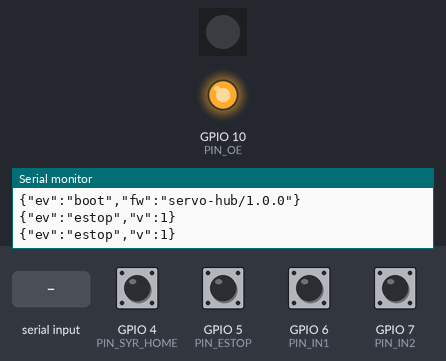
A program run on a simulated ESP32-S3. Shown: 1 RGB LEDs in strip order, left to right, output pins drawn as LEDs (lit = HIGH), the last lines printed to the serial monitor. Wiring (inferred from the names in the program): PCA9685 PWM driver at I2C address 0x40. Inputs (shaded band) come from the test bench; at power-on: GPIO 4 (PIN_SYR_HOME), GPIO 5 (PIN_ESTOP), GPIO 6 (PIN_IN1), GPIO 7 (PIN_IN2) HIGH. EEPROM starts erased; nothing arrives over Bluetooth unless stated; a phone connects over Bluetooth LE 3 s after start.

Above: at 1.2 s.
1.3 s: GPIO 5 (PIN_ESTOP) pulled LOW for 0.15 s
At 1.38 s:
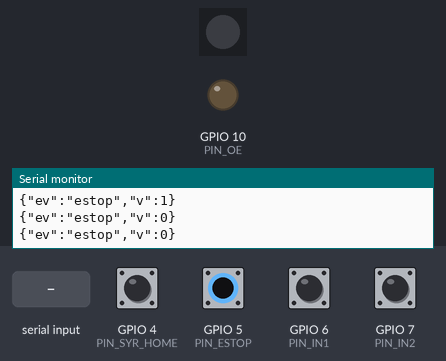
2.9 s: GPIO 4 (PIN_SYR_HOME) pulled LOW for 0.15 s
4.5 s: GPIO 6 (PIN_IN1) pulled LOW for 0.15 s
6.1 s: "HUB1\n" received over Serial
Timing chart, 0 to 9.1 s (numbered marks = the images above; inputs shaded):
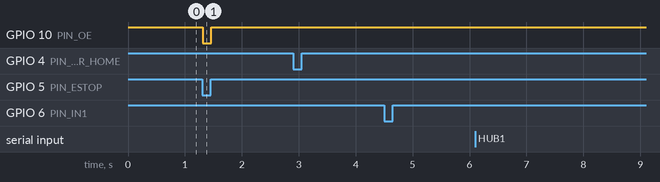

The program:

main.cpp
```cpp
// LabRat servo hub: ESP32 + PCA9685. One JSON-lines protocol (docs/protocol.md section 4) over
//   - Serial      : the DevKit's USB-UART port (laptop bridge, or an Android phone over USB-OTG), 115200
//   - USBSerial   : the ESP32-S3's native USB port (same protocol; S3 only)
//   - BLE NUS     : "labrat-hub", for the phone page (Web Bluetooth)
// The logic lives in lib/hub_core (unit-tested natively); this file only wires the hardware to it.
#include <Arduino.h>

#include "ble_nus.h"
#include "board.h"
#include "hal_esp32.h"
#include "hub.h"

using namespace hub;

#if defined(HUB_BOARD_ESP32S3) && ARDUINO_USB_MODE && !ARDUINO_USB_CDC_ON_BOOT
#define HUB_HAS_NATIVE_USB 1
#endif

static Esp32Hal hal;
static BleNus ble;

class Sink : public LineSink {
 public:
  void sendLine(int t, const char* line, size_t len) override {
    if (t == T_ALL || t == T_UART) {
      Serial.write((const uint8_t*)line, len);
      Serial.write('\n');
    }
#ifdef HUB_HAS_NATIVE_USB
    if ((t == T_ALL || t == T_USB) && USBSerial) {
      USBSerial.write((const uint8_t*)line, len);
      USBSerial.write('\n');
    }
#endif
    if (t == T_ALL || t == T_BLE) ble.sendLine(line, len);
  }
};

static Sink sink;
static Hub hubCore(hal, sink, BOARD);

static void pump(Stream& s, int t) {
  char buf[64];
  int n;
  while ((n = s.available()) > 0) {
    if (n > (int)sizeof(buf)) n = sizeof(buf);
    n = s.readBytes(buf, n);
    if (n <= 0) break;
    hubCore.feed(t, buf, (size_t)n);
  }
}

void setup() {
  Serial.setTxBufferSize(1024);
  Serial.setRxBufferSize(1024);
  Serial.begin(115200);
  Serial.setTimeout(0);
#ifdef HUB_HAS_NATIVE_USB
  USBSerial.setTxTimeoutMs(0);  // never block the loop on an unread native-USB port
  USBSerial.begin();
#endif
  hal.begin();
  ble.begin("labrat-hub");
  hubCore.begin();
}

void loop() {
  pump(Serial, T_UART);
#ifdef HUB_HAS_NATIVE_USB
  pump(USBSerial, T_USB);
#endif
  char buf[64];
  size_t n;
  while ((n = ble.read(buf, sizeof(buf))) > 0) hubCore.feed(T_BLE, buf, n);
  if (ble.takeDisconnect()) hubCore.resetTransport(T_BLE);
  hal.poll();
  hubCore.loop();
  ble.poll();
  delay(1);  // ~1 kHz loop; lets the idle task feed the task watchdog
}
```

board.h
```cpp
// Pin map per board. hardware/electronics/pin_map.csv is the wiring-side copy of this table; keep them equal
// (hardware/electronics/gen_wiring.py checks it).
//
// Every input is a switch to GND on a GPIO with the internal pull-up: no resistors. ADC pins read 0..~3.1 V.
#pragma once

#include "hal.h"

#if defined(HUB_BOARD_ESP32S3)
// ESP32-S3-DevKitC-1 (N8 / N8R8 / N16R8). Avoid 0/3/45/46 (strapping), 19/20 (native USB), 26..37 (flash/PSRAM),
// 43/44 (UART0 to the USB-UART chip), 38/48 (RGB LED, depending on board revision).
#define HUB_BOARD_NAME "esp32-s3-devkitc-1"
#define PIN_SDA 8
#define PIN_SCL 9
#define PIN_OE 10        // PCA9685 /OE (high = every output off); -1 if not wired
#define PIN_SYR_HOME 4   // plunger bottom-stop microswitch (NO contact to GND)
#define PIN_ESTOP 5      // mushroom button, NC contact to GND (open = stop)
#define PIN_IN1 6        // spare switch input
#define PIN_IN2 7        // spare switch input
#define PIN_A0 1         // ADC1_CH0, spare analog
#define PIN_A1 2         // ADC1_CH1, spare analog
#elif defined(HUB_BOARD_ESP32)
// Classic ESP32 DevKitC (WROOM-32). Avoid 0/2/5/12/15 (strapping), 6..11 (flash), 34..39 for switches (input-only,
// no internal pull-up), ADC2 pins for analog (unusable with the radio on).
#define HUB_BOARD_NAME "esp32-devkitc"
#define PIN_SDA 21
#define PIN_SCL 22
#define PIN_OE 23
#define PIN_SYR_HOME 26
#define PIN_ESTOP 27
#define PIN_IN1 25
#define PIN_IN2 33
#define PIN_A0 34        // ADC1_CH6 (input-only pin: fine for analog)
#define PIN_A1 35        // ADC1_CH7
#else
#error "define HUB_BOARD_ESP32S3 or HUB_BOARD_ESP32"
#endif

#define PCA_ADDR 0x40    // breakout default (A0..A5 open)
#ifndef PCA_OSC_HZ_TRIM
#define PCA_OSC_HZ_TRIM 25000000.0f  // measure a 1500 us pulse with a scope / logic analyser and trim if needed
#endif

namespace hub {
// Index order here is the index the HAL reads (inputClosed(i) <-> HUB_INPUT_PINS[i]).
static const InputDef BOARD_INPUTS[] = {
    {"syr_home", false, 20},
    {"estop", true, 10},
    {"in1", false, 20},
    {"in2", false, 20},
};
static const int HUB_INPUT_PINS[] = {PIN_SYR_HOME, PIN_ESTOP, PIN_IN1, PIN_IN2};
static const AdcDef BOARD_ADCS[] = {{"a0"}, {"a1"}};
static const int HUB_ADC_PINS[] = {PIN_A0, PIN_A1};
static const BoardDef BOARD = {HUB_BOARD_NAME, BOARD_INPUTS, 4, BOARD_ADCS, 2};
}  // namespace hub
```

ble_nus.cpp
```cpp
#include "ble_nus.h"

#include <BLE2902.h>
#include <BLEDevice.h>
#include <BLEServer.h>
#include <BLEUtils.h>

namespace hub {

namespace {
const char* NUS_SERVICE = "6e400001-b5a3-f393-e0a9-e50e24dcca9e";
const char* NUS_RX = "6e400002-b5a3-f393-e0a9-e50e24dcca9e";  // host writes
const char* NUS_TX = "6e400003-b5a3-f393-e0a9-e50e24dcca9e";  // we notify

BleNus* self = nullptr;
BLEServer* server = nullptr;
BLECharacteristic* txChr = nullptr;
portMUX_TYPE rxMux = portMUX_INITIALIZER_UNLOCKED;

class ServerCb : public BLEServerCallbacks {
  void onConnect(BLEServer* s, esp_ble_gatts_cb_param_t* param) override { self->onConnect(param->connect.conn_id); }
  void onDisconnect(BLEServer* s) override { self->onDisconnect(); }
};

class RxCb : public BLECharacteristicCallbacks {
  void onWrite(BLECharacteristic* c) override {
    auto v = c->getValue();  // std::string on core 2.x, String on 3.x: both have c_str()/length()
    self->onRx((const uint8_t*)v.c_str(), v.length());
  }
};
}  // namespace

void BleNus::begin(const char* name) {
  self = this;
  BLEDevice::init(name);
  BLEDevice::setMTU(247);  // the central picks; Android Chrome usually negotiates the max
  server = BLEDevice::createServer();
  server->setCallbacks(new ServerCb());
  BLEService* svc = server->createService(NUS_SERVICE);
  txChr = svc->createCharacteristic(NUS_TX, BLECharacteristic::PROPERTY_NOTIFY);
  txChr->addDescriptor(new BLE2902());
  BLECharacteristic* rx =
      svc->createCharacteristic(NUS_RX, BLECharacteristic::PROPERTY_WRITE | BLECharacteristic::PROPERTY_WRITE_NR);
  rx->setCallbacks(new RxCb());
  svc->start();
  BLEAdvertising* adv = BLEDevice::getAdvertising();
  adv->addServiceUUID(NUS_SERVICE);
  adv->setScanResponse(true);  // the name goes in the scan response (the 128-bit UUID fills the advert)
  BLEDevice::startAdvertising();
}

void BleNus::onRx(const uint8_t* data, size_t n) {
  portENTER_CRITICAL(&rxMux);
  for (size_t i = 0; i < n; i++) {
    size_t next = (rx_head_ + 1) % RX_CAP;
    if (next == rx_tail_) break;  // full: drop (the line assembler resyncs on the next '\n')
    rx_[rx_head_] = data[i];
    rx_head_ = next;
  }
  portEXIT_CRITICAL(&rxMux);
}

size_t BleNus::read(char* out, size_t cap) {
  size_t n = 0;
  portENTER_CRITICAL(&rxMux);
  while (n < cap && rx_tail_ != rx_head_) {
    out[n++] = (char)rx_[rx_tail_];
    rx_tail_ = (rx_tail_ + 1) % RX_CAP;
  }
  portEXIT_CRITICAL(&rxMux);
  return n;
}

void BleNus::onConnect(uint16_t connId) {
  conn_id_ = connId;
  connected_ = true;
}

void BleNus::onDisconnect() {
  connected_ = false;
  dropped_ = true;
  need_adv_ = true;
}

bool BleNus::takeDisconnect() {
  if (!dropped_) return false;
  dropped_ = false;
  return true;
}

void BleNus::sendLine(const char* line, size_t len) {
  if (!connected_) return;
  size_t used = (tx_head_ + TX_CAP - tx_tail_) % TX_CAP;
  if (used + len + 1 >= TX_CAP) return;  // phone not keeping up: drop the whole line, never half of it
  for (size_t i = 0; i <= len; i++) {
    tx_[tx_head_] = i < len ? (uint8_t)line[i] : (uint8_t)'\n';
    tx_head_ = (tx_head_ + 1) % TX_CAP;
  }
}

void BleNus::poll() {
  uint32_t now = millis();
  if (!connected_) {
    tx_head_ = tx_tail_ = 0;
    if (need_adv_) {  // restart advertising a moment after a disconnect
      need_adv_ = false;
      adv_pending_ = true;
      adv_at_ = now + 300;
    }
    if (adv_pending_ && (int32_t)(now - adv_at_) >= 0) {
      adv_pending_ = false;
      BLEDevice::startAdvertising();
    }
    return;
  }
  adv_pending_ = false;
  if (tx_head_ == tx_tail_ || now - last_tx_ < 4) return;
  uint16_t mtu = server ? server->getPeerMTU(conn_id_) : 23;
  chunk_ = mtu > 23 ? (uint16_t)(mtu - 3) : 20;
  if (chunk_ > 180) chunk_ = 180;
  uint8_t buf[180];
  size_t n = 0;
  while (n < chunk_ && tx_tail_ != tx_head_) {
    buf[n++] = tx_[tx_tail_];
    tx_tail_ = (tx_tail_ + 1) % TX_CAP;
  }
  txChr->setValue(buf, n);
  txChr->notify();
  last_tx_ = now;
}

}  // namespace hub
```

ble_nus.h
```cpp
// Nordic UART service over the Arduino-ESP32 BLE library (Bluedroid). RX bytes arrive on the BT task and are
// queued; TX lines are queued and sent as MTU-sized notifications from loop(), one chunk at a time, so a slow
// phone never stalls the motion loop.
#pragma once

#include <Arduino.h>

namespace hub {

class BleNus {
 public:
  void begin(const char* name);
  // Moves received bytes into `out` (returns the count). Call from loop().
  size_t read(char* out, size_t cap);
  void sendLine(const char* line, size_t len);  // appends '\n'; dropped if not connected or the queue is full
  void poll();                                  // sends queued notifications, restarts advertising
  bool connected() const { return connected_; }
  bool takeDisconnect();                        // true once after each disconnect

  // called from the BLE callbacks
  void onRx(const uint8_t* data, size_t n);
  void onConnect(uint16_t connId);
  void onDisconnect();

 private:
  static constexpr size_t RX_CAP = 1024;
  static constexpr size_t TX_CAP = 2048;
  uint8_t rx_[RX_CAP];
  volatile size_t rx_head_ = 0, rx_tail_ = 0;
  uint8_t tx_[TX_CAP];
  size_t tx_head_ = 0, tx_tail_ = 0;
  volatile bool connected_ = false;
  volatile bool dropped_ = false;
  volatile bool need_adv_ = false;
  volatile uint16_t conn_id_ = 0;
  uint16_t chunk_ = 20;
  uint32_t last_tx_ = 0;
  uint32_t adv_at_ = 0;
  bool adv_pending_ = false;
};

}  // namespace hub
```

pca9685.cpp
```cpp
#include "pca9685.h"

#include "servo_math.h"

namespace hub {

namespace {
constexpr uint8_t REG_MODE1 = 0x00;
constexpr uint8_t REG_MODE2 = 0x01;
constexpr uint8_t REG_LED0_ON_L = 0x06;
constexpr uint8_t REG_ALL_LED_OFF_H = 0xFD;
constexpr uint8_t REG_PRESCALE = 0xFE;
constexpr uint8_t MODE1_RESTART = 0x80;
constexpr uint8_t MODE1_AI = 0x20;
constexpr uint8_t MODE1_SLEEP = 0x10;
constexpr uint8_t MODE2_OUTDRV = 0x04;  // totem-pole outputs; with /OE high they drive LOW (OUTNE = 00)
}  // namespace

bool Pca9685::begin(TwoWire& wire, uint8_t addr, float osc_hz, float pwm_hz) {
  wire_ = &wire;
  addr_ = addr;
  osc_hz_ = osc_hz;
  pwm_hz_ = pwm_hz;
  ok_ = probe() && init();
  return ok_;
}

bool Pca9685::probe() {
  if (!wire_) return false;
  wire_->beginTransmission(addr_);
  return wire_->endTransmission() == 0;
}

bool Pca9685::ensureInit() {
  if (!probe()) {
    ok_ = false;
    return false;
  }
  // A chip that lost power comes back asleep (MODE1.SLEEP = 1) with every output off: re-init it.
  if (ok_) {
    int m = read8(REG_MODE1);
    if (m >= 0 && !(m & MODE1_SLEEP)) return false;
  }
  ok_ = init();
  return ok_;
}

int Pca9685::read8(uint8_t reg) {
  wire_->beginTransmission(addr_);
  wire_->write(reg);
  if (wire_->endTransmission(false) != 0) return -1;
  if (wire_->requestFrom((int)addr_, 1) != 1) return -1;
  return wire_->read();
}

bool Pca9685::write8(uint8_t reg, uint8_t v) {
  wire_->beginTransmission(addr_);
  wire_->write(reg);
  wire_->write(v);
  return wire_->endTransmission() == 0;
}

bool Pca9685::init() {
  int prescale = pcaPrescale(osc_hz_, pwm_hz_);
  actual_hz_ = pcaActualHz(osc_hz_, prescale);
  bool ok = write8(REG_MODE1, MODE1_SLEEP | MODE1_AI);  // PRE_SCALE is only writable while asleep
  ok = ok && write8(REG_PRESCALE, (uint8_t)prescale);
  ok = ok && write8(REG_MODE2, MODE2_OUTDRV);
  ok = ok && write8(REG_ALL_LED_OFF_H, 0x10);  // every output fully off
  ok = ok && write8(REG_MODE1, MODE1_AI);
  delayMicroseconds(600);  // oscillator start-up (>= 500 us)
  ok = ok && write8(REG_MODE1, MODE1_AI | MODE1_RESTART);
  return ok;
}

bool Pca9685::writeChannel(int ch, uint16_t on, uint16_t off) {
  wire_->beginTransmission(addr_);
  wire_->write((uint8_t)(REG_LED0_ON_L + 4 * ch));
  wire_->write((uint8_t)(on & 0xFF));
  wire_->write((uint8_t)(on >> 8));
  wire_->write((uint8_t)(off & 0xFF));
  wire_->write((uint8_t)(off >> 8));
  return wire_->endTransmission() == 0;
}

void Pca9685::writePulseUs(int ch, uint16_t us) {
  if (!ok_ || ch < 0 || ch > 15) return;
  bool w = us == 0 ? writeChannel(ch, 0, 0x1000)  // OFF bit 12 = full off
                   : writeChannel(ch, 0, pcaTicks((float)us, actual_hz_));
  if (!w) ok_ = false;
}

void Pca9685::allOff() {
  if (!wire_) return;
  write8(REG_ALL_LED_OFF_H, 0x10);
}

}  // namespace hub
```

pca9685.h
```cpp
// Minimal PCA9685 driver (16 channels, 12-bit PWM over I2C) for 50 Hz servo pulses. Adapted from Tappet.
#pragma once

#include <Arduino.h>
#include <Wire.h>

namespace hub {

class Pca9685 {
 public:
  bool begin(TwoWire& wire, uint8_t addr, float osc_hz, float pwm_hz);
  bool probe();       // device ACKs its address
  bool ensureInit();  // probe, re-init after the chip lost power; true if it was (re)initialised just now
  bool ok() const { return ok_; }
  void writePulseUs(int ch, uint16_t us);  // 0 = full off
  void allOff();
  float actualHz() const { return actual_hz_; }

 private:
  bool init();
  bool write8(uint8_t reg, uint8_t v);
  int read8(uint8_t reg);  // -1 on error
  bool writeChannel(int ch, uint16_t on, uint16_t off);

  TwoWire* wire_ = nullptr;
  uint8_t addr_ = 0x40;
  float osc_hz_ = 25e6f;
  float pwm_hz_ = 50.f;
  float actual_hz_ = 50.f;
  bool ok_ = false;
};

}  // namespace hub
```

hal_esp32.cpp
```cpp
#include "hal_esp32.h"

#include <Wire.h>

#include "servo_math.h"

namespace hub {

namespace {
constexpr uint32_t CFG_MAGIC = 0x48554231;  // "HUB1"
struct StoredCfg {
  uint32_t magic;
  ChannelCfg cfg;
};
void key(char* buf, int ch) { snprintf(buf, 8, "c%d", ch); }
}  // namespace

void Esp32Hal::begin() {
  if (PIN_OE >= 0) {  // outputs off until the hub decides (estop) - see the boot-window note in the README
    pinMode(PIN_OE, OUTPUT);
    digitalWrite(PIN_OE, HIGH);
  }
  for (int pin : HUB_INPUT_PINS) pinMode(pin, INPUT_PULLUP);
  for (int pin : HUB_ADC_PINS) {
    pinMode(pin, INPUT);
    analogSetPinAttenuation(pin, ADC_11db);  // ~0..3.1 V
  }
  Wire.begin(PIN_SDA, PIN_SCL, 400000);
  Wire.setTimeOut(20);
  pca_.begin(Wire, PCA_ADDR, PCA_OSC_HZ_TRIM, SERVO_HZ);
  prefs_.begin("servohub", false);
  last_probe_ = ::millis();
}

void Esp32Hal::poll() {
  uint32_t now = ::millis();
  if (now - last_probe_ < 1000) return;
  last_probe_ = now;
  if (pca_.ensureInit()) {  // chip came back (logic power glitch, hot-plugged): restore what the hub drives
    for (int ch = 0; ch < NUM_CH; ch++)
      if (shadow_[ch]) pca_.writePulseUs(ch, shadow_[ch]);
  }
}

void Esp32Hal::pwmWrite(int ch, uint16_t us) {
  shadow_[ch] = us;
  pca_.writePulseUs(ch, us);
}

void Esp32Hal::pwmAllOff() {
  for (auto& s : shadow_) s = 0;
  pca_.allOff();
}

void Esp32Hal::setOutputsEnabled(bool on) {
  if (PIN_OE >= 0) digitalWrite(PIN_OE, on ? LOW : HIGH);
}

bool Esp32Hal::inputClosed(int idx) { return digitalRead(HUB_INPUT_PINS[idx]) == LOW; }

int Esp32Hal::adcMv(int idx) { return (int)analogReadMilliVolts(HUB_ADC_PINS[idx]); }

bool Esp32Hal::loadCfg(int ch, ChannelCfg& out) {
  char k[8];
  key(k, ch);
  StoredCfg s;
  if (prefs_.getBytesLength(k) != sizeof(s)) return false;
  prefs_.getBytes(k, &s, sizeof(s));
  if (s.magic != CFG_MAGIC) return false;
  out = s.cfg;
  return true;
}

bool Esp32Hal::saveCfg(int ch, const ChannelCfg& c) {
  char k[8];
  key(k, ch);
  StoredCfg s{CFG_MAGIC, c};
  return prefs_.putBytes(k, &s, sizeof(s)) == sizeof(s);
}

void Esp32Hal::eraseCfg(int ch) {
  char k[8];
  key(k, ch);
  prefs_.remove(k);
}

}  // namespace hub
```

hal_esp32.h
```cpp
// ESP32 implementation of hub::Hal: PCA9685 on I2C, GPIO switches with pull-ups, ADC1, NVS (Preferences).
#pragma once

#include <Arduino.h>
#include <Preferences.h>

#include "board.h"
#include "hal.h"
#include "pca9685.h"

namespace hub {

class Esp32Hal : public Hal {
 public:
  void begin();
  void poll();  // re-probe the PCA9685 once a second; restore outputs if it was power-cycled

  uint32_t millis() override { return ::millis(); }
  bool pwmOk() override { return pca_.ok(); }
  void pwmWrite(int ch, uint16_t us) override;
  void pwmAllOff() override;
  void setOutputsEnabled(bool on) override;
  bool inputClosed(int idx) override;
  int adcMv(int idx) override;
  bool loadCfg(int ch, ChannelCfg& out) override;
  bool saveCfg(int ch, const ChannelCfg& c) override;
  void eraseCfg(int ch) override;

 private:
  Pca9685 pca_;
  Preferences prefs_;
  uint16_t shadow_[NUM_CH] = {};
  uint32_t last_probe_ = 0;
};

}  // namespace hub
```

Measured:
- after the input at 1.3 s, GPIO 10 (PIN_OE): HIGH → LOW at once, → HIGH 0.15 s later
